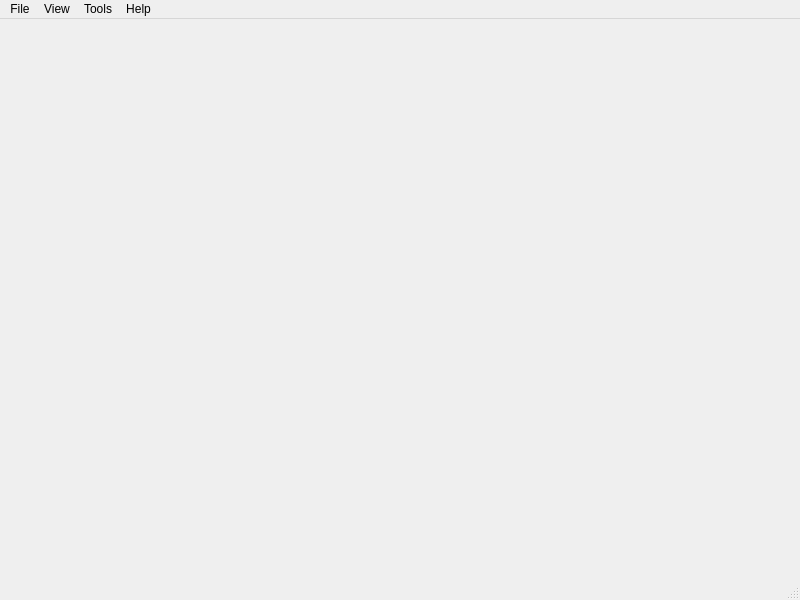
<?xml version="1.0" encoding="UTF-8"?>
<ui version="4.0">
 <class>MainWindow</class>
 <widget class="QMainWindow" name="MainWindow">
  <property name="geometry">
   <rect>
    <x>0</x>
    <y>0</y>
    <width>800</width>
    <height>600</height>
   </rect>
  </property>
  <property name="windowTitle">
   <string>MainWindow</string>
  </property>
  <widget class="QWidget" name="centralwidget"/>
  <widget class="QMenuBar" name="menubar">
   <property name="geometry">
    <rect>
     <x>0</x>
     <y>0</y>
     <width>800</width>
     <height>22</height>
    </rect>
   </property>
   <widget class="QMenu" name="menuFile">
    <property name="title">
     <string>File</string>
    </property>
   </widget>
   <widget class="QMenu" name="menuView">
    <property name="title">
     <string>View</string>
    </property>
   </widget>
   <widget class="QMenu" name="menuTools">
    <property name="title">
     <string>Tools</string>
    </property>
   </widget>
   <widget class="QMenu" name="menuHelp">
    <property name="title">
     <string>Help</string>
    </property>
   </widget>
   <addaction name="menuFile"/>
   <addaction name="menuView"/>
   <addaction name="menuTools"/>
   <addaction name="menuHelp"/>
  </widget>
  <widget class="QStatusBar" name="statusbar"/>
 </widget>
 <resources/>
 <connections/>
</ui>
